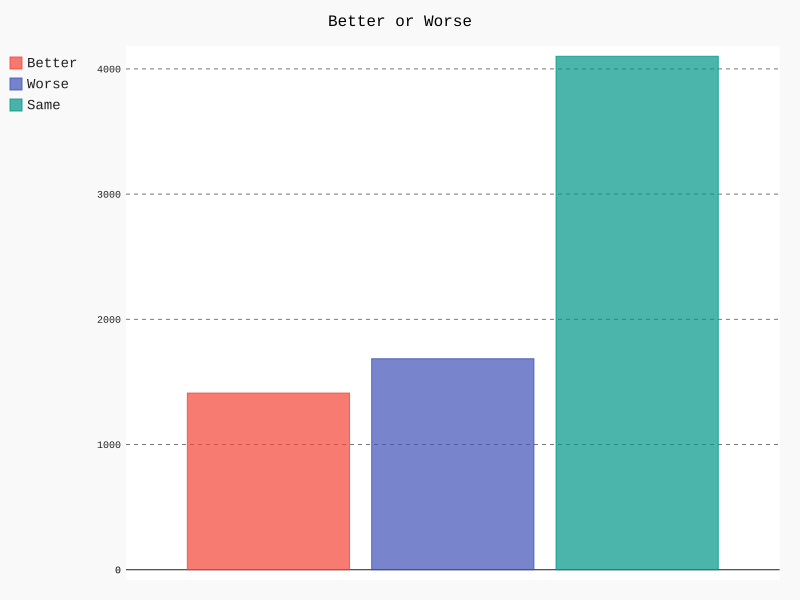

Generate this figure with Python:
import os
import uuid
from pygal import *
bar_chart = Bar()
bar_chart.title = "Better or Worse"


bar_chart.add("Better",1411)
bar_chart.add("Worse",1685)
bar_chart.add("Same",4101)

bar_chart.render_to_file('good or bad.svg')
